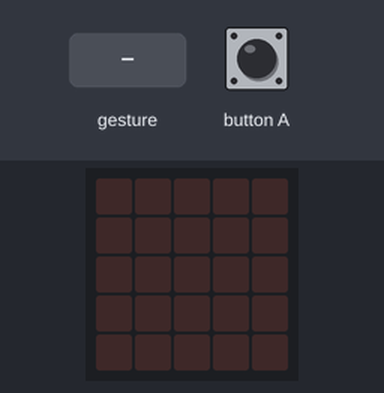
Bench run of a program on a simulated BBC micro:bit (MakeCode). Parts: the board's 5×5 LED display. Inputs (shaded band) come from the test bench. A tilt is held for 1.5 s and a shake lasts 1 s, then the board lies face up again.

Above: at 1.2 s.
1.3 s: gesture 'shake'
At 2.1 s:
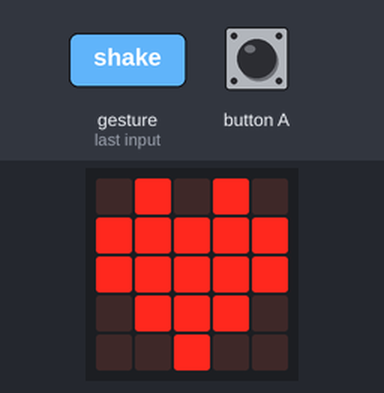
4.3 s: button A pressed for 0.15 s
Timing chart, 0 to 7.3 s (numbered marks = the images above; inputs shaded):
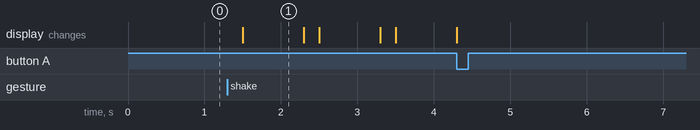

Measured:
- after the input at 1.3 s, the display: changes after 0.20 s (image 1)
- what the display in image 1 shows lasts 0.8 s, from 1.5 s to 2.3 s

The program:

main.ts
```typescript
input.onButtonPressed(Button.A, function () {
    status = 0
})
input.onGesture(Gesture.Shake, function () {
    status = 1
    time = 0
})
let time = 0
let status = 0
basic.clearScreen()
status = 0
basic.forever(function () {
    while (status == 1) {
        basic.showIcon(IconNames.Heart)
        basic.pause(200)
        basic.clearScreen()
        basic.pause(200)
    }
})
basic.forever(function () {
    if (time == 0) {
        for (let index = 0; index < 6; index++) {
            basic.pause(1000)
            time += 1
        }
        status = 0
        status = -1
    }
})
```

test.ts
```typescript
// Hier kann man Tests durchführen; diese Datei wird nicht kompiliert, wenn dieses Paket als Erweiterung verwendet wird.
```
